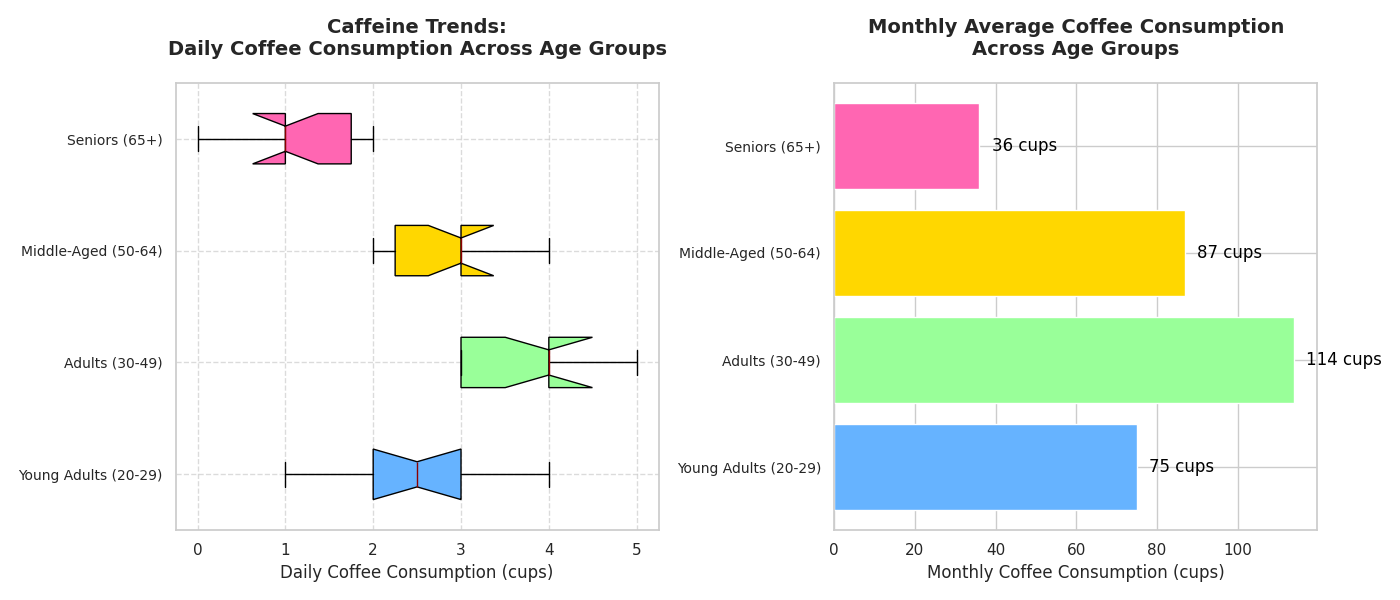

Source code (Python):
import matplotlib.pyplot as plt
import numpy as np

# Daily coffee consumption data (cups per day) for each age group, removing teens
young_adults_coffee = [2, 3, 2, 1, 4, 2, 3, 2, 3, 3]
adults_coffee = [3, 4, 3, 5, 4, 3, 4, 3, 5, 4]
middle_aged_coffee = [2, 3, 3, 2, 4, 3, 2, 4, 3, 3]
seniors_coffee = [1, 1, 2, 1, 2, 1, 1, 0, 2, 1]

# Monthly average coffee consumption data without teens
monthly_avg_coffee = [np.mean(young_adults_coffee) * 30, 
                      np.mean(adults_coffee) * 30, 
                      np.mean(middle_aged_coffee) * 30, 
                      np.mean(seniors_coffee) * 30]

# Organize data excluding teens
coffee_data = [young_adults_coffee, adults_coffee, middle_aged_coffee, seniors_coffee]
age_groups = ['Young Adults (20-29)', 'Adults (30-49)', 'Middle-Aged (50-64)', 'Seniors (65+)']

# Set up the figure with two subplots
fig, axes = plt.subplots(nrows=1, ncols=2, figsize=(14, 6))

# Box plot for daily consumption
boxes = axes[0].boxplot(coffee_data, vert=False, patch_artist=True, notch=True,
                        boxprops=dict(facecolor='#DAA520', color='black'),
                        whiskerprops=dict(color='black'),
                        capprops=dict(color='black'),
                        medianprops=dict(color='darkred'))

# Customize box colors
colors = ['#66B3FF', '#99FF99', '#FFD700', '#FF66B2']
for patch, color in zip(boxes['boxes'], colors):
    patch.set_facecolor(color)

# Titles, labels, and grid for box plot
axes[0].set_title("Caffeine Trends:\nDaily Coffee Consumption Across Age Groups", fontsize=14, weight='bold', pad=20)
axes[0].set_xlabel('Daily Coffee Consumption (cups)', fontsize=12)
axes[0].set_yticklabels(age_groups, fontsize=10)
axes[0].grid(True, linestyle='--', alpha=0.7)

# Bar chart for monthly average consumption
bar_positions = np.arange(len(monthly_avg_coffee))
axes[1].barh(bar_positions, monthly_avg_coffee, color=colors)
axes[1].set_yticks(bar_positions)
axes[1].set_yticklabels(age_groups, fontsize=10)
axes[1].set_title("Monthly Average Coffee Consumption\nAcross Age Groups", fontsize=14, weight='bold', pad=20)
axes[1].set_xlabel('Monthly Coffee Consumption (cups)', fontsize=12)

# Add data labels to bar chart
for i, v in enumerate(monthly_avg_coffee):
    axes[1].text(v + 3, i, f"{int(v)} cups", color='black', va='center')

# Adjust layout
plt.tight_layout()

# Display the plot
plt.show()
